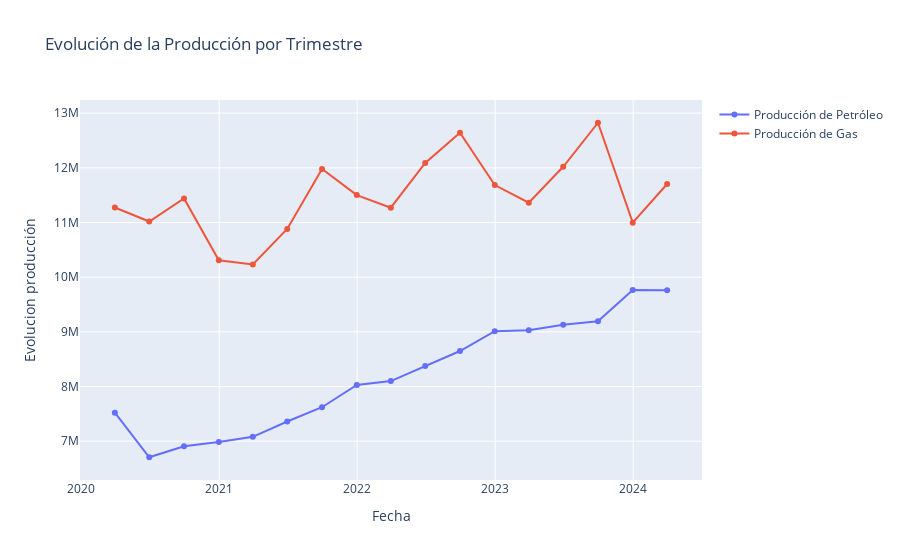

Notebook code cell kept with this figure:
### Markdown cell above
evolucion trimestral producción desde 2020

### Code cell
# Graficar con Plotly
fig = go.Figure()

fig.add_trace(go.Scatter(
    x=data_trimestral.index,
    y=data_trimestral['prod_pet'],
    mode='lines+markers',
    name='Producción de Petróleo'
))
fig.add_trace(go.Scatter(
    x=data_trimestral.index,
    y=data_trimestral['prod_gas'],
    mode='lines+markers',
    name='Producción de Gas'
))

fig.update_layout(
    title='Evolución de la Producción por Trimestre',
    xaxis_title='Fecha',
    yaxis_title='Evolucion producción'
)

fig.show()

### Figure 1 — Plotly figure (JSON) as saved in the notebook; plotly's stock layout.template omitted (floating-point values rounded to 4 significant figures)
{"data": [{"mode": "lines+markers", "name": "Producción de Petróleo", "type": "scatter", "x": ["2020-03-31T00:00:00", "2020-06-30T00:00:00", "2020-09-30T00:00:00", "2020-12-31T00:00:00", "2021-03-31T00:00:00", "2021-06-30T00:00:00", "2021-09-30T00:00:00", "2021-12-31T00:00:00", "2022-03-31T00:00:00", "2022-06-30T00:00:00", "2022-09-30T00:00:00", "2022-12-31T00:00:00", "2023-03-31T00:00:00", "2023-06-30T00:00:00", "2023-09-30T00:00:00", "2023-12-31T00:00:00", "2024-03-31T00:00:00"], "y": [7523000.0, 6707000.0, 6907000.0, 6985000.0, 7081000.0, 7361000.0, 7622000.0, 8029000.0, 8099000.0, 8374286, 8649000.0, 9012000.0, 9029000.0, 9131000.0, 9195000.0, 9767000.0, 9761000.0]}, {"mode": "lines+markers", "name": "Producción de Gas", "type": "scatter", "x": ["2020-03-31T00:00:00", "2020-06-30T00:00:00", "2020-09-30T00:00:00", "2020-12-31T00:00:00", "2021-03-31T00:00:00", "2021-06-30T00:00:00", "2021-09-30T00:00:00", "2021-12-31T00:00:00", "2022-03-31T00:00:00", "2022-06-30T00:00:00", "2022-09-30T00:00:00", "2022-12-31T00:00:00", "2023-03-31T00:00:00", "2023-06-30T00:00:00", "2023-09-30T00:00:00", "2023-12-31T00:00:00", "2024-03-31T00:00:00"], "y": [11270000.0, 11020000.0, 11440000.0, 10310000.0, 10230000.0, 10880000.0, 11980000.0, 11500000.0, 11270000.0, 12090000.0, 12640000.0, 11680000.0, 11360000.0, 12020000.0, 12820000.0, 11000000.0, 11700000.0]}], "layout": {"title": {"text": "Evolución de la Producción por Trimestre"}, "xaxis": {"title": {"text": "Fecha"}}, "yaxis": {"title": {"text": "Evolucion producción"}}}}
